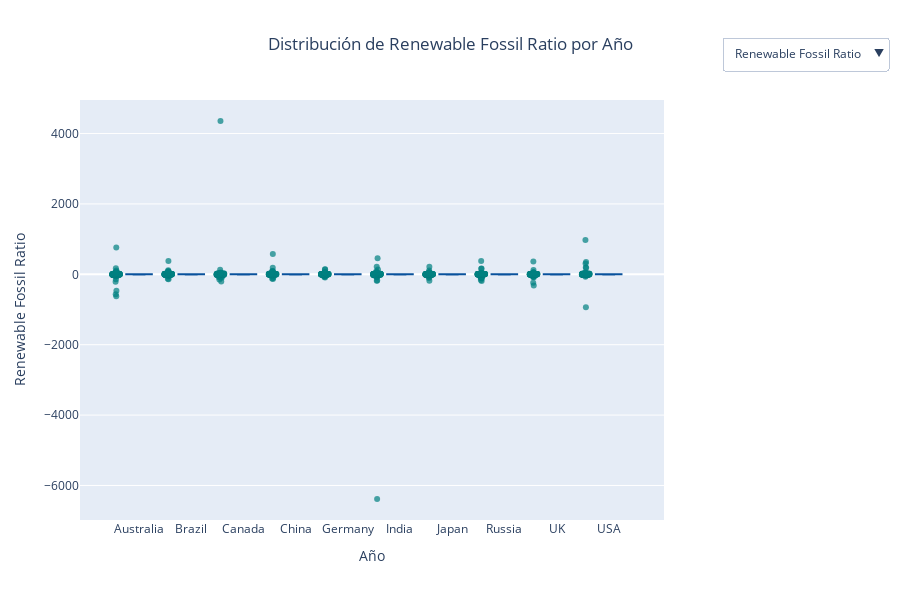

This figure's notebook cell:
### Code cell
vis.crear_box_plot_interactivo(df, 'Country', columnas, 'Año', 'Metricas_derivadas')

### Figure 1 — Plotly figure (JSON) as saved in the notebook; plotly's stock layout.template omitted (floating-point values rounded to 4 significant figures; data arrays with more than 128 entries replaced by an {"elided": "..."} marker saying what was removed)
{"data": [{"boxpoints": "outliers", "fillcolor": "rgba(8,81,156,0.2)", "hovertemplate": "<b>Country</b>: %{x}<br><b>Renewable Fossil Ratio</b>: %{y}<br><extra></extra>", "jitter": 0.3, "line": {"color": "rgb(8,81,156)"}, "marker": {"color": "rgba(0,128,128,0.7)"}, "name": "Australia", "pointpos": -1.8, "type": "box", "visible": true, "x": {"elided": "1021 str values"}, "y": {"elided": "1021 float values"}}, {"boxpoints": "outliers", "fillcolor": "rgba(8,81,156,0.2)", "hovertemplate": "<b>Country</b>: %{x}<br><b>Renewable Fossil Ratio</b>: %{y}<br><extra></extra>", "jitter": 0.3, "line": {"color": "rgb(8,81,156)"}, "marker": {"color": "rgba(0,128,128,0.7)"}, "name": "Brazil", "pointpos": -1.8, "type": "box", "visible": true, "x": {"elided": "962 str values"}, "y": {"elided": "962 float values"}}, {"boxpoints": "outliers", "fillcolor": "rgba(8,81,156,0.2)", "hovertemplate": "<b>Country</b>: %{x}<br><b>Renewable Fossil Ratio</b>: %{y}<br><extra></extra>", "jitter": 0.3, "line": {"color": "rgb(8,81,156)"}, "marker": {"color": "rgba(0,128,128,0.7)"}, "name": "Canada", "pointpos": -1.8, "type": "box", "visible": true, "x": {"elided": "1017 str values"}, "y": {"elided": "1017 float values"}}, {"boxpoints": "outliers", "fillcolor": "rgba(8,81,156,0.2)", "hovertemplate": "<b>Country</b>: %{x}<br><b>Renewable Fossil Ratio</b>: %{y}<br><extra></extra>", "jitter": 0.3, "line": {"color": "rgb(8,81,156)"}, "marker": {"color": "rgba(0,128,128,0.7)"}, "name": "China", "pointpos": -1.8, "type": "box", "visible": true, "x": {"elided": "985 str values"}, "y": {"elided": "985 float values"}}, {"boxpoints": "outliers", "fillcolor": "rgba(8,81,156,0.2)", "hovertemplate": "<b>Country</b>: %{x}<br><b>Renewable Fossil Ratio</b>: %{y}<br><extra></extra>", "jitter": 0.3, "line": {"color": "rgb(8,81,156)"}, "marker": {"color": "rgba(0,128,128,0.7)"}, "name": "Germany", "pointpos": -1.8, "type": "box", "visible": true, "x": {"elided": "971 str values"}, "y": {"elided": "971 float values"}}, {"boxpoints": "outliers", "fillcolor": "rgba(8,81,156,0.2)", "hovertemplate": "<b>Country</b>: %{x}<br><b>Renewable Fossil Ratio</b>: %{y}<br><extra></extra>", "jitter": 0.3, "line": {"color": "rgb(8,81,156)"}, "marker": {"color": "rgba(0,128,128,0.7)"}, "name": "India", "pointpos": -1.8, "type": "box", "visible": true, "x": {"elided": "996 str values"}, "y": {"elided": "996 float values"}}, {"boxpoints": "outliers", "fillcolor": "rgba(8,81,156,0.2)", "hovertemplate": "<b>Country</b>: %{x}<br><b>Renewable Fossil Ratio</b>: %{y}<br><extra></extra>", "jitter": 0.3, "line": {"color": "rgb(8,81,156)"}, "marker": {"color": "rgba(0,128,128,0.7)"}, "name": "Japan", "pointpos": -1.8, "type": "box", "visible": true, "x": {"elided": "994 str values"}, "y": {"elided": "994 float values"}}, {"boxpoints": "outliers", "fillcolor": "rgba(8,81,156,0.2)", "hovertemplate": "<b>Country</b>: %{x}<br><b>Renewable Fossil Ratio</b>: %{y}<br><extra></extra>", "jitter": 0.3, "line": {"color": "rgb(8,81,156)"}, "marker": {"color": "rgba(0,128,128,0.7)"}, "name": "Russia", "pointpos": -1.8, "type": "box", "visible": true, "x": {"elided": "967 str values"}, "y": {"elided": "967 float values"}}, {"boxpoints": "outliers", "fillcolor": "rgba(8,81,156,0.2)", "hovertemplate": "<b>Country</b>: %{x}<br><b>Renewable Fossil Ratio</b>: %{y}<br><extra></extra>", "jitter": 0.3, "line": {"color": "rgb(8,81,156)"}, "marker": {"color": "rgba(0,128,128,0.7)"}, "name": "UK", "pointpos": -1.8, "type": "box", "visible": true, "x": {"elided": "1034 str values"}, "y": {"elided": "1034 float values"}}, {"boxpoints": "outliers", "fillcolor": "rgba(8,81,156,0.2)", "hovertemplate": "<b>Country</b>: %{x}<br><b>Renewable Fossil Ratio</b>: %{y}<br><extra></extra>", "jitter": 0.3, "line": {"color": "rgb(8,81,156)"}, "marker": {"color": "rgba(0,128,128,0.7)"}, "name": "USA", "pointpos": -1.8, "type": "box", "visible": true, "x": {"elided": "1053 str values"}, "y": {"elided": "1053 float values"}}, {"boxpoints": "outliers", "fillcolor": "rgba(8,81,156,0.2)", "hovertemplate": "<b>Country</b>: %{x}<br><b>Energy Efficiency</b>: %{y}<br><extra></extra>", "jitter": 0.3, "line": {"color": "rgb(8,81,156)"}, "marker": {"color": "rgba(0,128,128,0.7)"}, "name": "Australia", "pointpos": -1.8, "type": "box", "visible": false, "x": {"elided": "1021 str values"}, "y": {"elided": "1021 float values"}}, {"boxpoints": "outliers", "fillcolor": "rgba(8,81,156,0.2)", "hovertemplate": "<b>Country</b>: %{x}<br><b>Energy Efficiency</b>: %{y}<br><extra></extra>", "jitter": 0.3, "line": {"color": "rgb(8,81,156)"}, "marker": {"color": "rgba(0,128,128,0.7)"}, "name": "Brazil", "pointpos": -1.8, "type": "box", "visible": false, "x": {"elided": "962 str values"}, "y": {"elided": "962 float values"}}, {"boxpoints": "outliers", "fillcolor": "rgba(8,81,156,0.2)", "hovertemplate": "<b>Country</b>: %{x}<br><b>Energy Efficiency</b>: %{y}<br><extra></extra>", "jitter": 0.3, "line": {"color": "rgb(8,81,156)"}, "marker": {"color": "rgba(0,128,128,0.7)"}, "name": "Canada", "pointpos": -1.8, "type": "box", "visible": false, "x": {"elided": "1017 str values"}, "y": {"elided": "1017 float values"}}, {"boxpoints": "outliers", "fillcolor": "rgba(8,81,156,0.2)", "hovertemplate": "<b>Country</b>: %{x}<br><b>Energy Efficiency</b>: %{y}<br><extra></extra>", "jitter": 0.3, "line": {"color": "rgb(8,81,156)"}, "marker": {"color": "rgba(0,128,128,0.7)"}, "name": "China", "pointpos": -1.8, "type": "box", "visible": false, "x": {"elided": "985 str values"}, "y": {"elided": "985 float values"}}, {"boxpoints": "outliers", "fillcolor": "rgba(8,81,156,0.2)", "hovertemplate": "<b>Country</b>: %{x}<br><b>Energy Efficiency</b>: %{y}<br><extra></extra>", "jitter": 0.3, "line": {"color": "rgb(8,81,156)"}, "marker": {"color": "rgba(0,128,128,0.7)"}, "name": "Germany", "pointpos": -1.8, "type": "box", "visible": false, "x": {"elided": "971 str values"}, "y": {"elided": "971 float values"}}, {"boxpoints": "outliers", "fillcolor": "rgba(8,81,156,0.2)", "hovertemplate": "<b>Country</b>: %{x}<br><b>Energy Efficiency</b>: %{y}<br><extra></extra>", "jitter": 0.3, "line": {"color": "rgb(8,81,156)"}, "marker": {"color": "rgba(0,128,128,0.7)"}, "name": "India", "pointpos": -1.8, "type": "box", "visible": false, "x": {"elided": "996 str values"}, "y": {"elided": "996 float values"}}, {"boxpoints": "outliers", "fillcolor": "rgba(8,81,156,0.2)", "hovertemplate": "<b>Country</b>: %{x}<br><b>Energy Efficiency</b>: %{y}<br><extra></extra>", "jitter": 0.3, "line": {"color": "rgb(8,81,156)"}, "marker": {"color": "rgba(0,128,128,0.7)"}, "name": "Japan", "pointpos": -1.8, "type": "box", "visible": false, "x": {"elided": "994 str values"}, "y": {"elided": "994 float values"}}, {"boxpoints": "outliers", "fillcolor": "rgba(8,81,156,0.2)", "hovertemplate": "<b>Country</b>: %{x}<br><b>Energy Efficiency</b>: %{y}<br><extra></extra>", "jitter": 0.3, "line": {"color": "rgb(8,81,156)"}, "marker": {"color": "rgba(0,128,128,0.7)"}, "name": "Russia", "pointpos": -1.8, "type": "box", "visible": false, "x": {"elided": "967 str values"}, "y": {"elided": "967 float values"}}, {"boxpoints": "outliers", "fillcolor": "rgba(8,81,156,0.2)", "hovertemplate": "<b>Country</b>: %{x}<br><b>Energy Efficiency</b>: %{y}<br><extra></extra>", "jitter": 0.3, "line": {"color": "rgb(8,81,156)"}, "marker": {"color": "rgba(0,128,128,0.7)"}, "name": "UK", "pointpos": -1.8, "type": "box", "visible": false, "x": {"elided": "1034 str values"}, "y": {"elided": "1034 float values"}}, {"boxpoints": "outliers", "fillcolor": "rgba(8,81,156,0.2)", "hovertemplate": "<b>Country</b>: %{x}<br><b>Energy Efficiency</b>: %{y}<br><extra></extra>", "jitter": 0.3, "line": {"color": "rgb(8,81,156)"}, "marker": {"color": "rgba(0,128,128,0.7)"}, "name": "USA", "pointpos": -1.8, "type": "box", "visible": false, "x": {"elided": "1053 str values"}, "y": {"elided": "1053 float values"}}, {"boxpoints": "outliers", "fillcolor": "rgba(8,81,156,0.2)", "hovertemplate": "<b>Country</b>: %{x}<br><b>Fossil Total Ratio</b>: %{y}<br><extra></extra>", "jitter": 0.3, "line": {"color": "rgb(8,81,156)"}, "marker": {"color": "rgba(0,128,128,0.7)"}, "name": "Australia", "pointpos": -1.8, "type": "box", "visible": false, "x": {"elided": "1021 str values"}, "y": {"elided": "1021 float values"}}, {"boxpoints": "outliers", "fillcolor": "rgba(8,81,156,0.2)", "hovertemplate": "<b>Country</b>: %{x}<br><b>Fossil Total Ratio</b>: %{y}<br><extra></extra>", "jitter": 0.3, "line": {"color": "rgb(8,81,156)"}, "marker": {"color": "rgba(0,128,128,0.7)"}, "name": "Brazil", "pointpos": -1.8, "type": "box", "visible": false, "x": {"elided": "962 str values"}, "y": {"elided": "962 float values"}}, {"boxpoints": "outliers", "fillcolor": "rgba(8,81,156,0.2)", "hovertemplate": "<b>Country</b>: %{x}<br><b>Fossil Total Ratio</b>: %{y}<br><extra></extra>", "jitter": 0.3, "line": {"color": "rgb(8,81,156)"}, "marker": {"color": "rgba(0,128,128,0.7)"}, "name": "Canada", "pointpos": -1.8, "type": "box", "visible": false, "x": {"elided": "1017 str values"}, "y": {"elided": "1017 float values"}}, {"boxpoints": "outliers", "fillcolor": "rgba(8,81,156,0.2)", "hovertemplate": "<b>Country</b>: %{x}<br><b>Fossil Total Ratio</b>: %{y}<br><extra></extra>", "jitter": 0.3, "line": {"color": "rgb(8,81,156)"}, "marker": {"color": "rgba(0,128,128,0.7)"}, "name": "China", "pointpos": -1.8, "type": "box", "visible": false, "x": {"elided": "985 str values"}, "y": {"elided": "985 float values"}}, {"boxpoints": "outliers", "fillcolor": "rgba(8,81,156,0.2)", "hovertemplate": "<b>Country</b>: %{x}<br><b>Fossil Total Ratio</b>: %{y}<br><extra></extra>", "jitter": 0.3, "line": {"color": "rgb(8,81,156)"}, "marker": {"color": "rgba(0,128,128,0.7)"}, "name": "Germany", "pointpos": -1.8, "type": "box", "visible": false, "x": {"elided": "971 str values"}, "y": {"elided": "971 float values"}}, {"boxpoints": "outliers", "fillcolor": "rgba(8,81,156,0.2)", "hovertemplate": "<b>Country</b>: %{x}<br><b>Fossil Total Ratio</b>: %{y}<br><extra></extra>", "jitter": 0.3, "line": {"color": "rgb(8,81,156)"}, "marker": {"color": "rgba(0,128,128,0.7)"}, "name": "India", "pointpos": -1.8, "type": "box", "visible": false, "x": {"elided": "996 str values"}, "y": {"elided": "996 float values"}}, {"boxpoints": "outliers", "fillcolor": "rgba(8,81,156,0.2)", "hovertemplate": "<b>Country</b>: %{x}<br><b>Fossil Total Ratio</b>: %{y}<br><extra></extra>", "jitter": 0.3, "line": {"color": "rgb(8,81,156)"}, "marker": {"color": "rgba(0,128,128,0.7)"}, "name": "Japan", "pointpos": -1.8, "type": "box", "visible": false, "x": {"elided": "994 str values"}, "y": {"elided": "994 float values"}}, {"boxpoints": "outliers", "fillcolor": "rgba(8,81,156,0.2)", "hovertemplate": "<b>Country</b>: %{x}<br><b>Fossil Total Ratio</b>: %{y}<br><extra></extra>", "jitter": 0.3, "line": {"color": "rgb(8,81,156)"}, "marker": {"color": "rgba(0,128,128,0.7)"}, "name": "Russia", "pointpos": -1.8, "type": "box", "visible": false, "x": {"elided": "967 str values"}, "y": {"elided": "967 float values"}}, {"boxpoints": "outliers", "fillcolor": "rgba(8,81,156,0.2)", "hovertemplate": "<b>Country</b>: %{x}<br><b>Fossil Total Ratio</b>: %{y}<br><extra></extra>", "jitter": 0.3, "line": {"color": "rgb(8,81,156)"}, "marker": {"color": "rgba(0,128,128,0.7)"}, "name": "UK", "pointpos": -1.8, "type": "box", "visible": false, "x": {"elided": "1034 str values"}, "y": {"elided": "1034 float values"}}, {"boxpoints": "outliers", "fillcolor": "rgba(8,81,156,0.2)", "hovertemplate": "<b>Country</b>: %{x}<br><b>Fossil Total Ratio</b>: %{y}<br><extra></extra>", "jitter": 0.3, "line": {"color": "rgb(8,81,156)"}, "marker": {"color": "rgba(0,128,128,0.7)"}, "name": "USA", "pointpos": -1.8, "type": "box", "visible": false, "x": {"elided": "1053 str values"}, "y": {"elided": "1053 float values"}}, {"boxpoints": "outliers", "fillcolor": "rgba(8,81,156,0.2)", "hovertemplate": "<b>Country</b>: %{x}<br><b>Price Emissions Ratio</b>: %{y}<br><extra></extra>", "jitter": 0.3, "line": {"color": "rgb(8,81,156)"}, "marker": {"color": "rgba(0,128,128,0.7)"}, "name": "Australia", "pointpos": -1.8, "type": "box", "visible": false, "x": {"elided": "1021 str values"}, "y": {"elided": "1021 float values"}}, {"boxpoints": "outliers", "fillcolor": "rgba(8,81,156,0.2)", "hovertemplate": "<b>Country</b>: %{x}<br><b>Price Emissions Ratio</b>: %{y}<br><extra></extra>", "jitter": 0.3, "line": {"color": "rgb(8,81,156)"}, "marker": {"color": "rgba(0,128,128,0.7)"}, "name": "Brazil", "pointpos": -1.8, "type": "box", "visible": false, "x": {"elided": "962 str values"}, "y": {"elided": "962 float values"}}, {"boxpoints": "outliers", "fillcolor": "rgba(8,81,156,0.2)", "hovertemplate": "<b>Country</b>: %{x}<br><b>Price Emissions Ratio</b>: %{y}<br><extra></extra>", "jitter": 0.3, "line": {"color": "rgb(8,81,156)"}, "marker": {"color": "rgba(0,128,128,0.7)"}, "name": "Canada", "pointpos": -1.8, "type": "box", "visible": false, "x": {"elided": "1017 str values"}, "y": {"elided": "1017 float values"}}, {"boxpoints": "outliers", "fillcolor": "rgba(8,81,156,0.2)", "hovertemplate": "<b>Country</b>: %{x}<br><b>Price Emissions Ratio</b>: %{y}<br><extra></extra>", "jitter": 0.3, "line": {"color": "rgb(8,81,156)"}, "marker": {"color": "rgba(0,128,128,0.7)"}, "name": "China", "pointpos": -1.8, "type": "box", "visible": false, "x": {"elided": "985 str values"}, "y": {"elided": "985 float values"}}, {"boxpoints": "outliers", "fillcolor": "rgba(8,81,156,0.2)", "hovertemplate": "<b>Country</b>: %{x}<br><b>Price Emissions Ratio</b>: %{y}<br><extra></extra>", "jitter": 0.3, "line": {"color": "rgb(8,81,156)"}, "marker": {"color": "rgba(0,128,128,0.7)"}, "name": "Germany", "pointpos": -1.8, "type": "box", "visible": false, "x": {"elided": "971 str values"}, "y": {"elided": "971 float values"}}, {"boxpoints": "outliers", "fillcolor": "rgba(8,81,156,0.2)", "hovertemplate": "<b>Country</b>: %{x}<br><b>Price Emissions Ratio</b>: %{y}<br><extra></extra>", "jitter": 0.3, "line": {"color": "rgb(8,81,156)"}, "marker": {"color": "rgba(0,128,128,0.7)"}, "name": "India", "pointpos": -1.8, "type": "box", "visible": false, "x": {"elided": "996 str values"}, "y": {"elided": "996 float values"}}, {"boxpoints": "outliers", "fillcolor": "rgba(8,81,156,0.2)", "hovertemplate": "<b>Country</b>: %{x}<br><b>Price Emissions Ratio</b>: %{y}<br><extra></extra>", "jitter": 0.3, "line": {"color": "rgb(8,81,156)"}, "marker": {"color": "rgba(0,128,128,0.7)"}, "name": "Japan", "pointpos": -1.8, "type": "box", "visible": false, "x": {"elided": "994 str values"}, "y": {"elided": "994 float values"}}, {"boxpoints": "outliers", "fillcolor": "rgba(8,81,156,0.2)", "hovertemplate": "<b>Country</b>: %{x}<br><b>Price Emissions Ratio</b>: %{y}<br><extra></extra>", "jitter": 0.3, "line": {"color": "rgb(8,81,156)"}, "marker": {"color": "rgba(0,128,128,0.7)"}, "name": "Russia", "pointpos": -1.8, "type": "box", "visible": false, "x": {"elided": "967 str values"}, "y": {"elided": "967 float values"}}, {"boxpoints": "outliers", "fillcolor": "rgba(8,81,156,0.2)", "hovertemplate": "<b>Country</b>: %{x}<br><b>Price Emissions Ratio</b>: %{y}<br><extra></extra>", "jitter": 0.3, "line": {"color": "rgb(8,81,156)"}, "marker": {"color": "rgba(0,128,128,0.7)"}, "name": "UK", "pointpos": -1.8, "type": "box", "visible": false, "x": {"elided": "1034 str values"}, "y": {"elided": "1034 float values"}}, {"boxpoints": "outliers", "fillcolor": "rgba(8,81,156,0.2)", "hovertemplate": "<b>Country</b>: %{x}<br><b>Price Emissions Ratio</b>: %{y}<br><extra></extra>", "jitter": 0.3, "line": {"color": "rgb(8,81,156)"}, "marker": {"color": "rgba(0,128,128,0.7)"}, "name": "USA", "pointpos": -1.8, "type": "box", "visible": false, "x": {"elided": "1053 str values"}, "y": {"elided": "1053 float values"}}], "layout": {"height": 600, "showlegend": false, "title": {"text": "Distribución de Renewable Fossil Ratio por Año", "x": 0.5, "xanchor": "center"}, "updatemenus": [{"active": 0, "buttons": [{"args": [{"visible": [true, true, true, true, true, true, true, true, true, true, false, false, false, false, false, false, false, false, false, false, false, false, false, false, false, false, false, false, false, false, false, false, false, false, false, false, false, false, false, false]}, {"title": "Distribución de Renewable Fossil Ratio por Año", "yaxis_title": "Renewable Fossil Ratio"}], "label": "Renewable Fossil Ratio", "method": "update"}, {"args": [{"visible": [false, false, false, false, false, false, false, false, false, false, true, true, true, true, true, true, true, true, true, true, false, false, false, false, false, false, false, false, false, false, false, false, false, false, false, false, false, false, false, false]}, {"title": "Distribución de Energy Efficiency por Año", "yaxis_title": "Energy Efficiency"}], "label": "Energy Efficiency", "method": "update"}, {"args": [{"visible": [false, false, false, false, false, false, false, false, false, false, false, false, false, false, false, false, false, false, false, false, true, true, true, true, true, true, true, true, true, true, false, false, false, false, false, false, false, false, false, false]}, {"title": "Distribución de Fossil Total Ratio por Año", "yaxis_title": "Fossil Total Ratio"}], "label": "Fossil Total Ratio", "method": "update"}, {"args": [{"visible": [false, false, false, false, false, false, false, false, false, false, false, false, false, false, false, false, false, false, false, false, false, false, false, false, false, false, false, false, false, false, true, true, true, true, true, true, true, true, true, true]}, {"title": "Distribución de Price Emissions Ratio por Año", "yaxis_title": "Price Emissions Ratio"}], "label": "Price Emissions Ratio", "method": "update"}], "direction": "down", "x": 1.1, "xanchor": "left", "y": 1.15, "yanchor": "top"}], "xaxis": {"title": {"text": "Año"}}, "yaxis": {"title": {"text": "Renewable Fossil Ratio"}}}}
